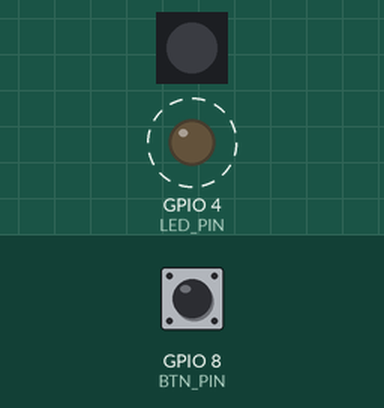
Bench run of a program on a simulated ESP32-S3. On the bench: 1 RGB LEDs in strip order, left to right, output pins drawn as LEDs (lit = HIGH). Dashed ring = blinking. The inputs (shaded band) are chosen by the test bench; at power-on: GPIO 8 (BTN_PIN) LOW. What the program prints to the serial monitor is not drawn.

Above: at 0.2 s.
Timing chart, 0 to 3.0 s (numbered marks = the images above):
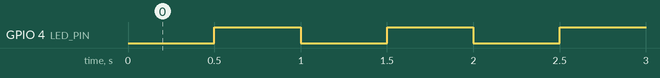

The program:

main.cpp
```cpp
#include <Arduino.h>
#include <Adafruit_NeoPixel.h>
#include "esp_task_wdt.h"

#define RGB_PIN 48
#define LED_PIN 4
#define BTN_PIN 8

hw_timer_t * timerCounter = NULL;
hw_timer_t * timerLED = NULL;
volatile bool ledState = false;
volatile unsigned long count = 0;

Adafruit_NeoPixel rgb(1, RGB_PIN, NEO_GRB + NEO_KHZ800);

void IRAM_ATTR ledOnISR() {
    ledState = !ledState;
}

void IRAM_ATTR counterISR(){
    static bool lastState = LOW;
    bool currentState = digitalRead(BTN_PIN);
    if (currentState == HIGH && lastState == LOW) {  // тільки перехід LOW→HIGH
        count++;
    }
    lastState = currentState;
}


void setup()
{
    Serial.begin(115200);
    rgb.begin();
    rgb.setPixelColor(0, 0, 0, 0);
    rgb.show();

    pinMode(LED_PIN, OUTPUT);
    pinMode(BTN_PIN, INPUT_PULLDOWN); // button with pulldown

    timerLED = timerBegin(0, 80, true);
    timerAttachInterrupt(timerLED, &ledOnISR, true);
    timerAlarmWrite(timerLED, 500000, true);
    timerAlarmEnable(timerLED);

    timerCounter = timerBegin(1, 80, true);
    timerAttachInterrupt(timerCounter, &counterISR, true);
    timerAlarmWrite(timerCounter, 1000, true);
    timerAlarmEnable(timerCounter);

    esp_task_wdt_init(5, true);
    esp_task_wdt_add(NULL);

    Serial.println("Starting...");
}

void loop()
{
    esp_task_wdt_reset();
    if (ledState){
        ledState = false;
        digitalWrite(LED_PIN, !digitalRead(LED_PIN));
    }
    static unsigned long lastPrint = 0;
    if (millis() - lastPrint > 2000){
        uint32_t snapshot = 0;
        noInterrupts();
        snapshot = count;
        interrupts();
        Serial.printf("Count: %d \n", snapshot);
        lastPrint = millis();
    }

    if (count > 10){while(true){}}

}
```

Measured:
- by itself, GPIO 4 (LED_PIN): alternates HIGH for 0.50 s and LOW for 0.50 s
